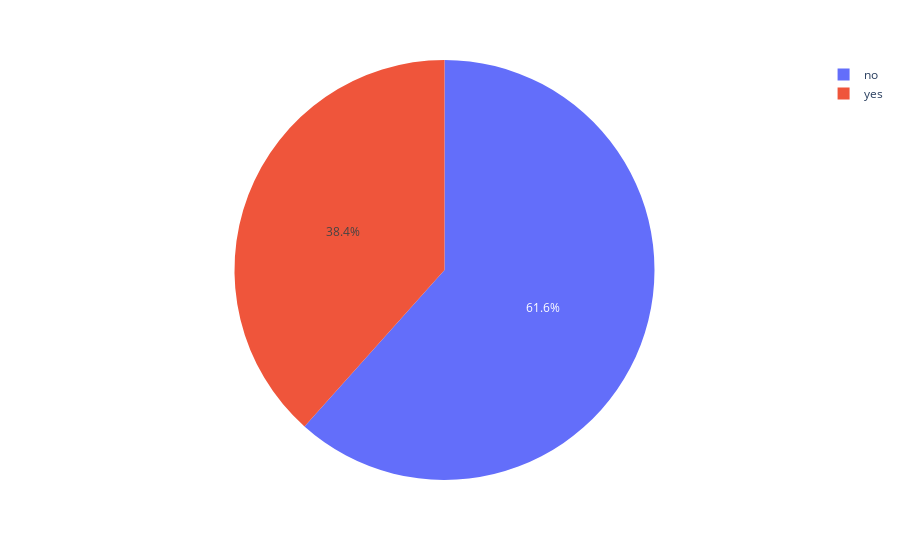

This figure's notebook cell:
### Markdown cell above
#### Plot

### Code cell
px.pie(data_frame= dff_titanic, names= 'alive', values='freq')

### Figure 1 — Plotly figure (JSON) as saved in the notebook; plotly's stock layout.template omitted (floating-point values rounded to 4 significant figures)
{"data": [{"domain": {"x": [0, 1], "y": [0, 1]}, "hovertemplate": "alive=%{label}<br>freq=%{value}<extra></extra>", "labels": ["no", "yes"], "legendgroup": "", "name": "", "showlegend": true, "type": "pie", "values": [549, 342]}], "layout": {"autosize": true, "legend": {"tracegroupgap": 0}, "margin": {"t": 60}}}
